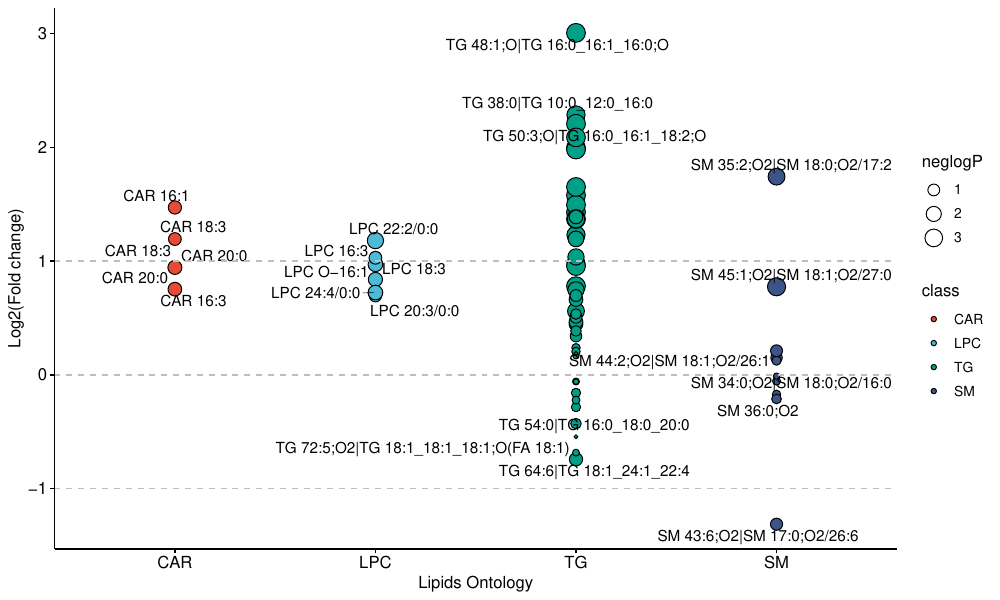

Reproduce this figure in R.
library(readr)
library(ggpubr)
library(dplyr)
library(pheatmap)
lipid <- read_csv("metabolites.csv")


lipid$class %>% as.factor() %>% levels()

lipids = c("TG", "SM",
           "LPC","CAR")


lipid %>% 
  filter(class == lipids) %>%
  mutate(logFC = FC %>% log2()) %>%
  mutate(logP = utest_p %>% log10()) %>%
  mutate(neglogP = logP*-1) %>%
  ggscatter(.,
            x = "class",
            y = "logFC",
            shape = 21,
            fill = "class",
            size = "neglogP",
            palette = "npg",
            label = "name",
            label.select = list(top.up = 3, top.down = 3),
            repel = T) +
  # coord_flip() +
  theme (legend.position = "right") +
  geom_hline(yintercept = c(-1,0,1), linetype = "dashed",
             color = "grey") +
  labs(x = "Lipids Ontology",
       y = "Log2(Fold change)")

ggsave("scatter lipids.pdf", width = 10, height = 6)






metabolites = c("Organoheterocyclic compounds",
                "Organic oxygen compounds",
                "Lipids and lipid-like molecules",
                "Nucleosides, nucleotides, and analogues")

lipid %>% 
  filter(class == metabolites) %>%
  mutate(logFC = FC %>% log2()) %>%
  mutate(logP = utest_p %>% log10()) %>%
  mutate(neglogP = logP*-1) %>%
  ggscatter(.,
            x = "class",
            y = "logFC",
            shape = 21,
            fill = "class",
            size = "neglogP",
            palette = "npg",
            label = "name",
            label.select = list(top.up = 3, top.down = 3),
            repel = T) +
  # coord_flip() +
  theme (legend.position = "right") +
  geom_hline(yintercept = c(-1,0,1), linetype = "dashed",
             color = "grey") +
  labs(x = "Lipids Ontology",
       y = "Log2(Fold change)")

ggsave("scatter metabolites.pdf", width = 10, height = 6)
